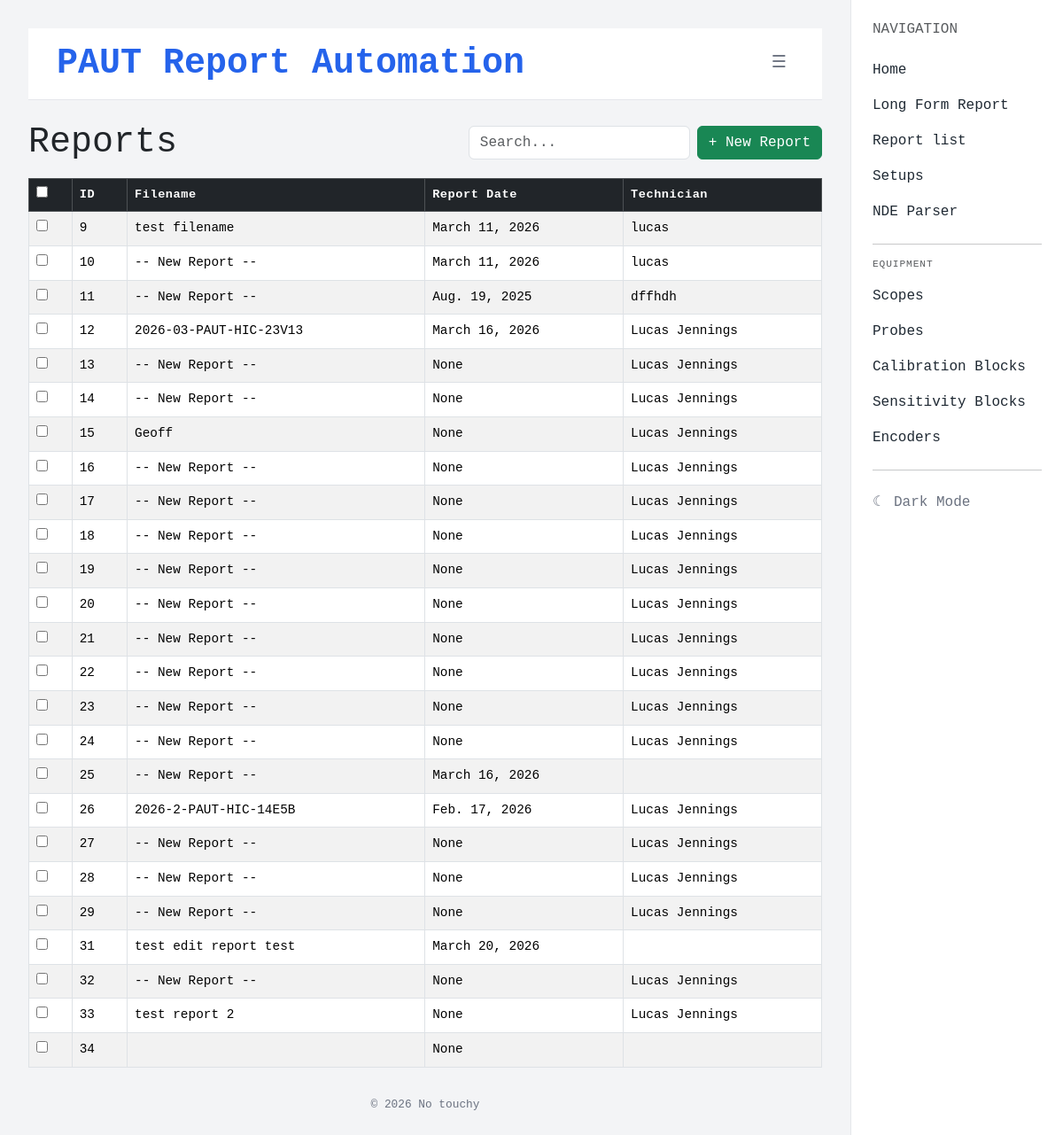
The page /reports/ on the database as committed earlier.
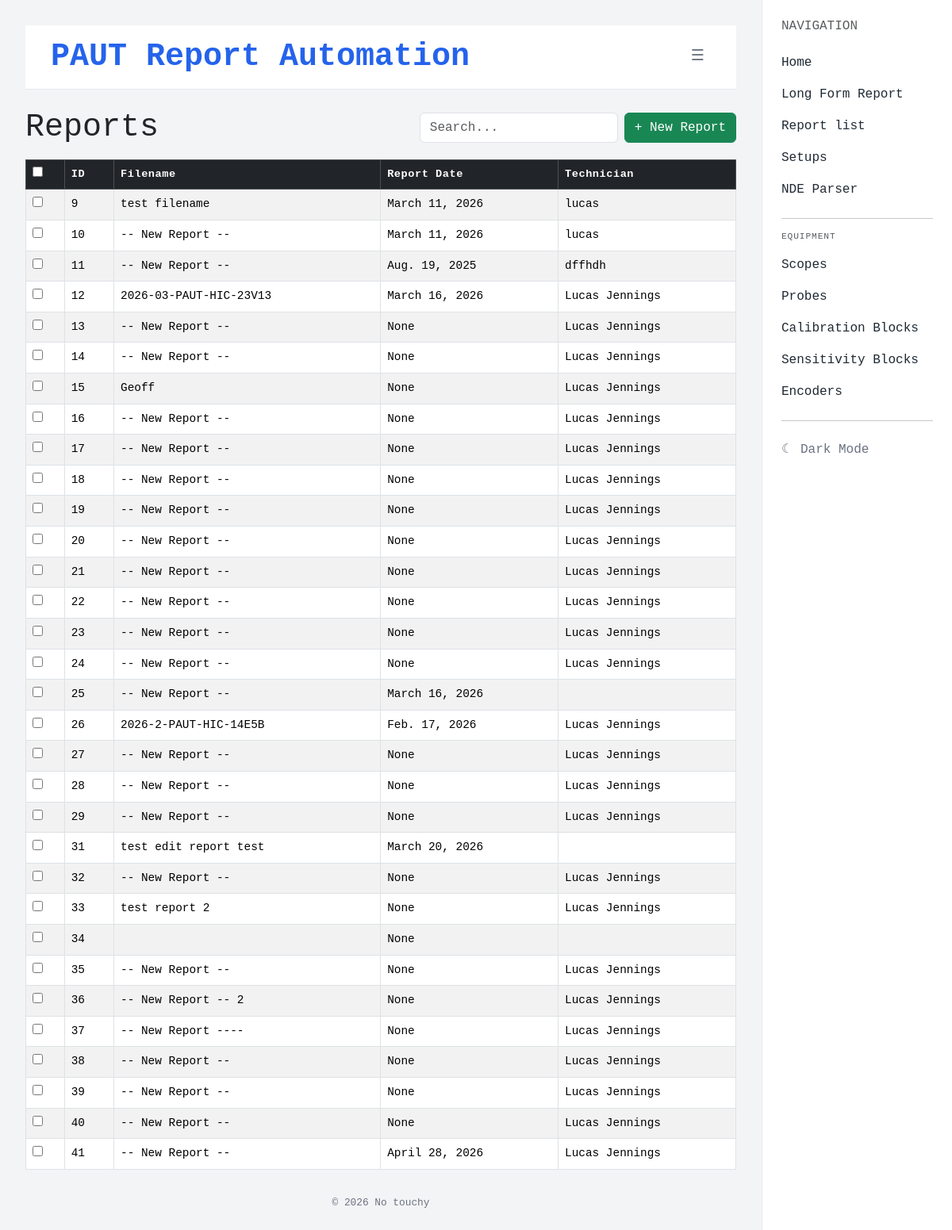
The same page on the database as committed later.
### reports/models.py (models this page shows, shortened)
class Report(models.Model):
    document_filename = models.CharField(max_length=200, blank=True)
    document_title = models.TextField(blank=True)
    client = models.CharField(max_length=200, blank=True)
    location = models.CharField(max_length=200, blank=True)
    work_order = models.CharField(max_length=100, blank=True)
    project_number = models.CharField(max_length=100, blank=True)
    report_date = models.DateField(blank=True, null=True)
    test_date = models.DateField(blank=True, null=True)
    project_type = models.CharField(max_length=200, blank=True)
    procedure = models.CharField(max_length=200, blank=True)
    technician_name = models.CharField(max_length=200, blank=True)
    certification = models.CharField(max_length=200, blank=True)
    assistant_name = models.CharField(max_length=200, blank=True)
    assistant_certification = models.CharField(max_length=200, blank=True)
    examination_scope = models.TextField(blank=True)
    executive_summary = models.TextField(blank=True)
    equipment_id = models.CharField(max_length=200, blank=True)
    equipment_overview = models.TextField(blank=True)
    work_scope = models.TextField(blank=True)
    x_axis_reference = models.CharField(max_length=200, blank=True)
    y_axis_reference = models.CharField(max_length=200, blank=True)
    ut_method = models.CharField(max_length=200, blank=True)

### reports/views/reports.py (the view, shortened to what this page needs)
# urls.py: path('reports/', views.report_list, name='report-list'),
def report_list(request):
    reports = Report.objects.all()
    return render(request, 'reports/report_list.html', {'reports': reports})

### reports/templates/reports/report_list.html (shortened to what this page needs)
{% extends "reports/base.html" %}
{% block content %}
{% if reports %}
<form method="post">
<div class="d-flex align-items-center gap-3 mb-3">
    <h1 class="page-title mb-0">Reports</h1>
    <div class="d-flex align-items-center gap-2 ms-auto">
        <input type="text" id="keyword-search" class="form-control" placeholder="Search..." style="width: 250px;">
        <a href="{% url 'new-report' %}" class="btn btn-success">+ New Report</a>
    </div>
</div>
    <div class="table-responsive">
        <table class="table table-bordered table-striped table-hover align-middle setup-table">
            <thead class="table-dark">
                <tr>
                    <th><input type="checkbox" id="select-all"></th>
                    <th class="sortable" data-col="0">ID </th>
                    <th class="sortable" data-col="1">Filename </th>
                    <th class="sortable" data-col="2">Report Date </th>
                    <th class="sortable" data-col="3">Technician </th>
                </tr>
            </thead>
            <tbody>
                {% for report in reports %}
                <tr class="setup-row">
                    <td><input type="checkbox" name="selected_reports" value="{{ report.pk }}" class="row-check"></td>
                    <td>{{ report.pk }}</td>
                    <td>{{ report.document_filename }}</td>
                    <td>{{ report.report_date }}</td>
                    <td>{{ report.technician_name }}</td>
                </tr>
                {% endfor %}
            </tbody>
        </table>
    </div>
</form>
{% else %}
<div class="d-flex align-items-center gap-3 mb-3">
    <h1 class="page-title mb-0">Reports</h1>
    <a href="{% url 'new-report' %}" class="btn btn-success">+ New Report</a>
</div>
<p>No reports found. <a href="{% url 'create-report' %}">Create one.</a></p>
{% endif %}
{% endblock %}

### reports/templates/reports/base.html (shortened to what this page needs)
{% load static %}
<!DOCTYPE html>
<html lang="en">
<head>
    <link href="https://cdn.jsdelivr.net/npm/bootstrap@5.3.2/dist/css/bootstrap.min.css" rel="stylesheet">
    <link rel="stylesheet" href="{% static 'reports/css/base_styles.css'%}">
</head>
<body>
<div class="container-fluid">
    <div class="row">
        <div class="col content-wrapper">
            <div class="app-header mb-4 d-flex align-items-center justify-content-between">
                <h1 class="app-title">PAUT Report Automation</h1>
                <button class="sidebar-toggle" id="sidebar-toggle" title="Toggle navigation">&#9776;</button>
            </div>
            {% block content %}
            {% endblock %}
            <footer>
                © {% now "Y" %} No touchy
            </footer>
        </div>
        <div class="col-lg-auto sidebar">
            <h6 class="text-uppercase text-muted mb-3">Navigation</h6>
            <a href="{% url 'home'%}">Home</a>
            <a href="{% url 'create-report' %}">Long Form Report</a>
            <a href="{% url 'report-list'%}">Report list</a>
            <a href="{% url 'setup-list'%}">Setups</a>
            <a href="{% url 'nde-upload' %}">NDE Parser</a>
            <hr>
            <h6 class="text-uppercase text-muted mb-2 mt-1" style="font-size:0.7rem; letter-spacing:0.08em;">Equipment</h6>
            <a href="{% url 'scope-list' %}">Scopes</a>
            <a href="{% url 'probe-list' %}">Probes</a>
            <a href="{% url 'cal-block-list' %}">Calibration Blocks</a>
            <a href="{% url 'sensitivity-block-list' %}">Sensitivity Blocks</a>
            <a href="{% url 'encoder-list' %}">Encoders</a>
            <hr>
            <button class="theme-toggle" id="theme-toggle" title="Toggle dark mode">☾ Dark Mode</button>
        </div>
    </div>
</div>
</body>
</html>

### reports/static/reports/css/base_styles.css (style rules this page uses)
body { font-family: 'Vulf', monospace; background: #f3f4f6; }
.sidebar { background: #ffffff; border-left: 1px solid #e5e7eb; min-height: 100vh; padding: 1.5rem; width: 240px; }
.sidebar a { display: block; padding: .5rem 0; color: #1f2933; text-decoration: none; font-weight: 500; }
.app-header { background: white; border-bottom: 1px solid #e5e7eb; padding: 1rem 2rem; }
.app-title { font-family: 'Vulf Header', monospace; color: #2563eb; font-weight: 600; margin: 0; }
.content-wrapper { padding: 2rem; }
footer { text-align: center; padding: 1rem; color: #6b7280; font-size: .8rem; }
.sidebar-toggle { background: none; border: none; cursor: pointer; font-size: 1.2rem; color: #6b7280; padding: 0 0.5rem; line-height: 1; }
.theme-toggle { display: block; width: 100%; background: none; border: none; cursor: pointer; padding: .5rem 0; color: #6b7280; font-family: inherit; font-size: inherit; font-weight: 500; text-align: left; }

### reports/templates/reports/report_list.html (style rules this page uses)
.setup-table thead th { white-space: nowrap; font-size: 0.85rem; letter-spacing: 0.04em; }
.setup-table tbody td { font-size: 0.9rem; }
.sortable { cursor: pointer; user-select: none; }

Rows that differ between the two databases and show on the page:
added Report: pk "35", document_filename "-- New Report --", report_date "None", technician_name "Lucas Jennings"
added Report: pk "36", document_filename "-- New Report -- 2", report_date "None", technician_name "Lucas Jennings"
added Report: pk "37", document_filename "-- New Report ----", report_date "None", technician_name "Lucas Jennings"
added Report: pk "38", document_filename "-- New Report --", report_date "None", technician_name "Lucas Jennings"
added Report: pk "39", document_filename "-- New Report --", report_date "None", technician_name "Lucas Jennings"
added Report: pk "40", document_filename "-- New Report --", report_date "None", technician_name "Lucas Jennings"
added Report: pk "41", document_filename "-- New Report --", report_date "April 28, 2026", technician_name "Lucas Jennings"
